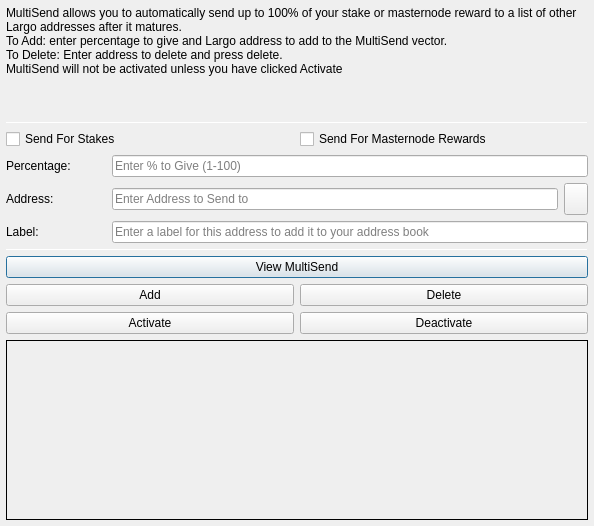
<?xml version="1.0" encoding="UTF-8"?>
<ui version="4.0">
 <class>MultiSendDialog</class>
 <widget class="QDialog" name="MultiSendDialog">
  <property name="windowModality">
   <enum>Qt::NonModal</enum>
  </property>
  <property name="geometry">
   <rect>
    <x>0</x>
    <y>0</y>
    <width>594</width>
    <height>526</height>
   </rect>
  </property>
  <property name="windowTitle">
   <string>MultiSend</string>
  </property>
  <layout class="QVBoxLayout" name="verticalLayout" stretch="0">
   <property name="leftMargin">
    <number>6</number>
   </property>
   <property name="topMargin">
    <number>6</number>
   </property>
   <property name="rightMargin">
    <number>6</number>
   </property>
   <property name="bottomMargin">
    <number>6</number>
   </property>
   <item>
    <layout class="QVBoxLayout" name="verticalLayout_Main" stretch="1,1,1,0,1,1,1">
     <item>
      <widget class="QLabel" name="label_2">
       <property name="lineWidth">
        <number>1</number>
       </property>
       <property name="text">
        <string>MultiSend allows you to automatically send up to 100% of your stake or masternode reward to a list of other Largo addresses after it matures.
To Add: enter percentage to give and Largo address to add to the MultiSend vector.
To Delete: Enter address to delete and press delete.
MultiSend will not be activated unless you have clicked Activate</string>
       </property>
       <property name="alignment">
        <set>Qt::AlignLeading|Qt::AlignLeft|Qt::AlignTop</set>
       </property>
       <property name="wordWrap">
        <bool>true</bool>
       </property>
      </widget>
     </item>
     <item>
      <widget class="Line" name="line">
       <property name="minimumSize">
        <size>
         <width>0</width>
         <height>1</height>
        </size>
       </property>
       <property name="maximumSize">
        <size>
         <width>16777215</width>
         <height>1</height>
        </size>
       </property>
       <property name="orientation">
        <enum>Qt::Horizontal</enum>
       </property>
      </widget>
     </item>
     <item>
      <layout class="QVBoxLayout" name="verticalLayout_Settings">
       <item>
        <layout class="QHBoxLayout" name="horizontalLayout">
         <item>
          <widget class="QCheckBox" name="multiSendStakeCheckBox">
           <property name="text">
            <string>Send For Stakes</string>
           </property>
          </widget>
         </item>
         <item>
          <widget class="QCheckBox" name="multiSendMasternodeCheckBox">
           <property name="text">
            <string>Send For Masternode Rewards</string>
           </property>
          </widget>
         </item>
        </layout>
       </item>
       <item>
        <layout class="QHBoxLayout" name="horizontalLayout_6">
         <item>
          <widget class="QLabel" name="label">
           <property name="minimumSize">
            <size>
             <width>100</width>
             <height>0</height>
            </size>
           </property>
           <property name="toolTip">
            <string>Percentage of stake to send</string>
           </property>
           <property name="text">
            <string>Percentage:</string>
           </property>
          </widget>
         </item>
         <item>
          <widget class="QLineEdit" name="multiSendPercentEdit">
           <property name="toolTip">
            <string>Enter whole numbers 1 - 100</string>
           </property>
           <property name="placeholderText">
            <string>Enter % to Give (1-100)</string>
           </property>
          </widget>
         </item>
        </layout>
       </item>
       <item>
        <layout class="QHBoxLayout" name="horizontalLayout_7">
         <item>
          <widget class="QLabel" name="label_5">
           <property name="minimumSize">
            <size>
             <width>100</width>
             <height>0</height>
            </size>
           </property>
           <property name="toolTip">
            <string>Address to send portion of stake to</string>
           </property>
           <property name="text">
            <string>Address:</string>
           </property>
          </widget>
         </item>
         <item>
          <widget class="QLineEdit" name="multiSendAddressEdit">
           <property name="toolTip">
            <string/>
           </property>
           <property name="placeholderText">
            <string>Enter Address to Send to</string>
           </property>
          </widget>
         </item>
         <item>
          <widget class="QToolButton" name="addressBookButton">
           <property name="maximumSize">
            <size>
             <width>16777215</width>
             <height>32</height>
            </size>
           </property>
           <property name="toolTip">
            <string>Choose an address from the address book</string>
           </property>
           <property name="text">
            <string/>
           </property>
           <property name="icon">
            <iconset resource="../largo.qrc">
             <normaloff>:/icons/address-book</normaloff>:/icons/address-book</iconset>
           </property>
           <property name="shortcut">
            <string>Alt+A</string>
           </property>
          </widget>
         </item>
        </layout>
       </item>
      </layout>
     </item>
     <item>
      <layout class="QHBoxLayout" name="horizontalLayout_3">
       <item>
        <widget class="QLabel" name="label_3">
         <property name="minimumSize">
          <size>
           <width>100</width>
           <height>0</height>
          </size>
         </property>
         <property name="text">
          <string>Label:</string>
         </property>
        </widget>
       </item>
       <item>
        <widget class="QLineEdit" name="labelAddressLabelEdit">
         <property name="placeholderText">
          <string>Enter a label for this address to add it to your address book</string>
         </property>
        </widget>
       </item>
      </layout>
     </item>
     <item>
      <widget class="Line" name="line_2">
       <property name="minimumSize">
        <size>
         <width>0</width>
         <height>1</height>
        </size>
       </property>
       <property name="maximumSize">
        <size>
         <width>16777215</width>
         <height>1</height>
        </size>
       </property>
       <property name="orientation">
        <enum>Qt::Horizontal</enum>
       </property>
      </widget>
     </item>
     <item>
      <layout class="QVBoxLayout" name="verticalLayout_Buttons">
       <item>
        <layout class="QHBoxLayout" name="horizontalLayout_4">
         <item>
          <widget class="QPushButton" name="viewButton">
           <property name="toolTip">
            <string/>
           </property>
           <property name="statusTip">
            <string>View MultiSend Vector</string>
           </property>
           <property name="text">
            <string>View MultiSend</string>
           </property>
          </widget>
         </item>
        </layout>
       </item>
       <item>
        <layout class="QHBoxLayout" name="horizontalLayout_2">
         <item>
          <widget class="QPushButton" name="addButton">
           <property name="toolTip">
            <string/>
           </property>
           <property name="statusTip">
            <string>Add to MultiSend Vector</string>
           </property>
           <property name="text">
            <string>Add</string>
           </property>
          </widget>
         </item>
         <item>
          <widget class="QPushButton" name="deleteButton">
           <property name="toolTip">
            <string/>
           </property>
           <property name="statusTip">
            <string>Delete Address From MultiSend Vector</string>
           </property>
           <property name="text">
            <string>Delete</string>
           </property>
          </widget>
         </item>
        </layout>
       </item>
       <item>
        <layout class="QHBoxLayout" name="horizontalLayout_5">
         <item>
          <widget class="QPushButton" name="activateButton">
           <property name="statusTip">
            <string>Activate MultiSend</string>
           </property>
           <property name="text">
            <string>Activate</string>
           </property>
          </widget>
         </item>
         <item>
          <widget class="QPushButton" name="disableButton">
           <property name="statusTip">
            <string>Deactivate MultiSend</string>
           </property>
           <property name="text">
            <string>Deactivate</string>
           </property>
          </widget>
         </item>
        </layout>
       </item>
      </layout>
     </item>
     <item>
      <widget class="QLabel" name="message">
       <property name="minimumSize">
        <size>
         <width>0</width>
         <height>180</height>
        </size>
       </property>
       <property name="frameShape">
        <enum>QFrame::Panel</enum>
       </property>
       <property name="frameShadow">
        <enum>QFrame::Plain</enum>
       </property>
       <property name="lineWidth">
        <number>1</number>
       </property>
       <property name="midLineWidth">
        <number>1</number>
       </property>
       <property name="text">
        <string/>
       </property>
       <property name="alignment">
        <set>Qt::AlignLeading|Qt::AlignLeft|Qt::AlignTop</set>
       </property>
       <property name="wordWrap">
        <bool>true</bool>
       </property>
      </widget>
     </item>
    </layout>
   </item>
  </layout>
 </widget>
 <resources>
  <include location="../largo.qrc"/>
 </resources>
 <connections/>
</ui>
